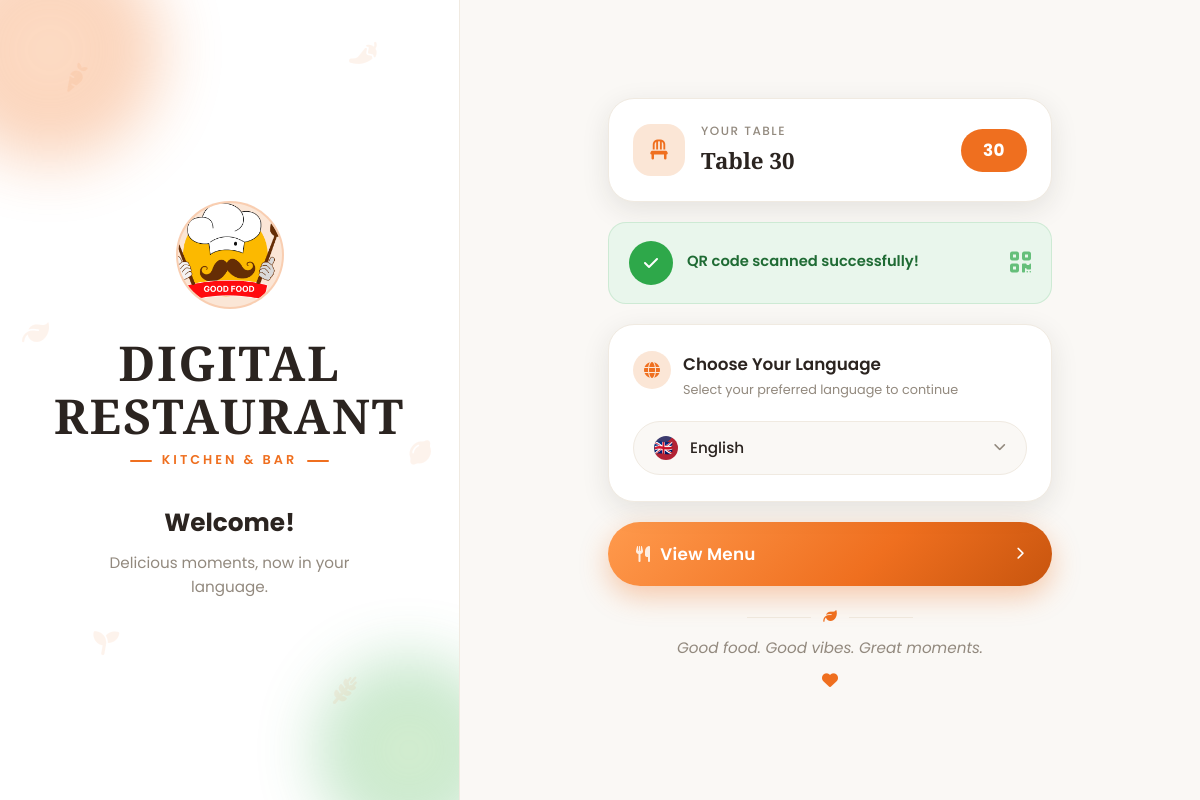
Page /30/ on the earlier database version.
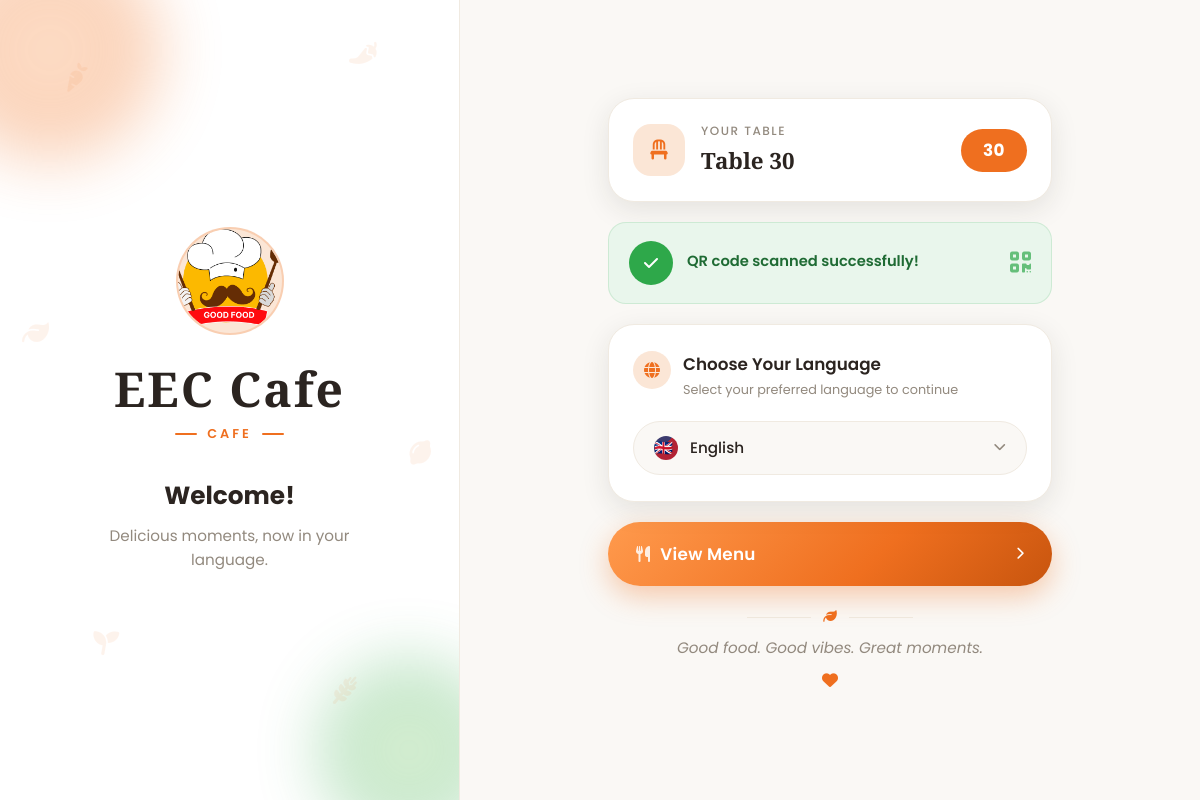
Same page on the later database version.
### menu/models.py (models this page shows, shortened)
class RestaurantDetail(models.Model):
    restaurant_name = models.CharField(max_length=200)
    sub_name = models.CharField(max_length=200)
    logo = models.ImageField(upload_to='logo/')

### menu/views.py (the view)
# urls.py: path('<int:table_number>/', views.landing, name='landing'),
def landing(request, table_number):
    restaurant = RestaurantDetail.objects.first()
    context = {
        'table_number': table_number,
        'restaurant': restaurant
    }
    return render(request, 'menu/landing.html', context)

### templates/menu/landing.html (shortened to what this page needs)
{% load static %}
<!DOCTYPE html>
<html lang="en">
<head>
<link rel="stylesheet" href="https://cdnjs.cloudflare.com/ajax/libs/font-awesome/6.5.1/css/all.min.css">
</head>
<body>
<div class="page-wrap">
  <header class="hero-panel" aria-label="{{ restaurant.restaurant_name }} branding">
    <div class="blob blob-tl" aria-hidden="true"></div>
    <div class="blob blob-br" aria-hidden="true"></div>
    <div class="deco-layer" aria-hidden="true">
      <i class="fa-solid fa-carrot di a"></i>
      <i class="fa-solid fa-pepper-hot di b"></i>
      <i class="fa-solid fa-leaf di c"></i>
      <i class="fa-solid fa-lemon di d"></i>
      <i class="fa-solid fa-seedling di e"></i>
      <i class="fa-solid fa-wheat-awn di f"></i>
    </div>
    <div class="logo-ring" aria-label="{{ restaurant.restaurant_name }} logo">
      {% if restaurant.logo %}
        <img
          src="{{ restaurant.logo.url }}"
          alt="{{ restaurant.restaurant_name }} logo"
          onerror="this.style.display='none';this.nextElementSibling.style.display='flex'"
        >
      {% else %}
        <i class="fa-solid fa-utensils fallback-icon" aria-hidden="true"></i>
      {% endif %}
    </div>
    <h1 class="brand-name">{{ restaurant.restaurant_name }}</h1>
    <p class="brand-sub">{{ restaurant.sub_name }}</p>
    <h2 class="welcome-heading">Welcome!</h2>
    <p class="welcome-text">Delicious moments, now in your language.</p>
  </header>
  <main class="content-panel" aria-label="Table info and language selection">
    <div class="table-card" data-anim aria-label="Your table assignment">
      <div class="table-icon-wrap" aria-hidden="true">
        <i class="fa-solid fa-chair"></i>
      </div>
      <div class="table-meta">
        <p class="lbl">Your table</p>
        <p class="num">Table {{ table_number }}</p>
      </div>
      <span class="table-badge" aria-label="Table number {{ table_number }}">
        {{ table_number }}
      </span>
    </div>
    <div class="qr-card" data-anim role="status" aria-live="polite">
      <div class="success-dot" aria-hidden="true">
        <i class="fa-solid fa-check"></i>
      </div>
      <div class="qr-info">
        <p class="t1">QR code scanned successfully!</p>
      </div>
      <div class="qr-icon-wrap" aria-hidden="true">
        <i class="fa-solid fa-qrcode"></i>
      </div>
    </div>
    <div class="lang-card" data-anim>
      <div class="lang-card-header">
        <span class="lang-icon-badge" aria-hidden="true">
          <i class="fa-solid fa-globe"></i>
        </span>
        <div>
          <h2>Choose Your Language</h2>
          <p>Select your preferred language to continue</p>
        </div>
      </div>
      <div class="dropdown-wrap" id="langDrop">
        <button
          class="dropdown-trigger"
          id="dropBtn"
          type="button"
          aria-haspopup="listbox"
          aria-expanded="false"
          aria-label="Select language, currently English"
        >
          <span class="dt-flag f-en" aria-hidden="true"></span>
          <span class="dt-label" id="dtLabel">English</span>
          <i class="fa-solid fa-chevron-down dt-chevron" aria-hidden="true"></i>
        </button>
      </div>
    </div>
    <div class="menu-btn-wrap" data-anim>
      <a
        href="{% url 'menu' table_number %}"
        class="menu-btn"
        id="menuBtn"
        aria-label="View menu for Table {{ table_number }}"
        role="button"
      >
        <span class="mb-left">
          <i class="fa-solid fa-utensils mb-icon" aria-hidden="true"></i>
          <span id="btnLabel">View Menu</span>
        </span>
        <i class="fa-solid fa-chevron-right mb-arr" aria-hidden="true"></i>
      </a>
    </div>
    <footer class="footer" data-anim>
      <div class="divider-line" aria-hidden="true">
        <span></span><i class="fa-solid fa-leaf"></i><span></span>
      </div>
      <p class="tagline">Good food. Good vibes. Great moments.</p>
      <i class="fa-solid fa-heart heart" aria-hidden="true"></i>
    </footer>
  </main>
</div>
</body>
</html>

Differences in the rows shown:
changed RestaurantDetail: restaurant_name "DIGITAL RESTAURANT" → "EEC Cafe"; sub_name "KITCHEN & BAR" → "CAFE"
